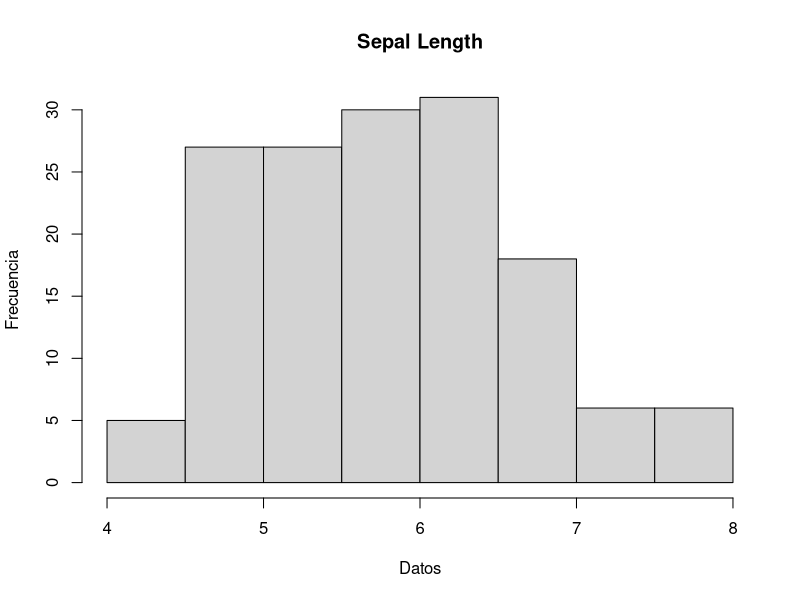

R code for this plot:
## ---- chunk 1
head(iris)
## ---- chunk 2
tail(iris)
## ---- chunk 3
dim(iris)
## ---- chunk 4
length(iris)
## ---- chunk 5
summary(iris)
## ---- chunk 6
str(summary)
## ---- chunk 7
q <- iris+2
head(q)
## ---- chunk 8
color <- c("rojo", "azul", "verde", "amarillo", "morado")
color
## ---- chunk 9
length(color)
## ---- chunk 10
color[1]
## ---- chunk 11
color[5]
## ---- chunk 12
color[1:4]
## ---- chunk 13
color[c(1,3)]
## ---- chunk 14
color[-1]
## ---- chunk 15
color[c(-1, -3)]
## ---- chunk 16
head(iris)
## ---- chunk 17
dim(iris)
## ---- chunk 18
iris[1,3]
## ---- chunk 19
iris[1,]
## ---- chunk 20
head(iris[,3])
## ---- chunk 21
head(iris[c(1,3)])
## ---- chunk 22
head(iris[,c(1,3)])
## ---- chunk 23
iris[c(1,3),]
## ---- chunk 24
iris[1:2,3]
## ---- chunk 25
names(iris)
## ---- chunk 26
head(iris["Sepal.Length"])
## ---- chunk 27
head(iris[c("Sepal.Length", "Species")])
## ---- chunk 28
tail(iris$Petal.Length)
## ---- chunk 29
tail(iris$Petal.Length >= 5.5)
## ---- chunk 30
head(iris[iris$Petal.Length >= 5.5, ])
## ---- chunk 31
head(iris[iris$Petal.Length >= 5.5, c(1,3,5)])
## ---- chunk 32
head(iris[iris$Petal.Length >= 5.5 & iris$Petal.Width >= 1, ])
## ---- chunk 33
head(iris[!(iris$Petal.Length < 5), ])
## ---- chunk 34
str(iris)
## ---- chunk 35
area_cuadrado <- function(lado){
lado*lado
}
## ---- chunk 36
area_cuadrado(lado = 2)
## ---- chunk 37
histograma <- function(Variable, name){
hist(Variable, main = name, xlab = "Datos", ylab = "Frecuencia")
summary(Variable)
}
## ---- chunk 38
histograma(Variable = iris$Sepal.Length, name = "Sepal Length")
## ---- chunk 39
if(5>3){
  "Verdadero"
}else{
  "Falso"
}
## ---- chunk 40
promedio <- function(calificaciones){
  media <- mean(calificaciones)
  
  if(media >= 8){
    "Conserva la beca"
  } else {
    "Pierde la beca"
  }
}
## ---- chunk 41
alumno1 <- promedio(c(7, 8.8, 8.5,8.6))
alumno1
## ---- chunk 42
alumno2 <- promedio(c(9,9,7,6))
alumno2
## ---- chunk 43
d <- 1:6
for(elemento in d){
  elemento + 3
}
## ---- chunk 44
d <- 1:6

## Para este caso, como buscamos ir agregando elementos a un vector dup
## Primero, necesitamos crear un vector vacio (NULL) 
## al cual le agregaremos los elementos que creemos.

dup <- NULL

for(elemento in d){
  dup[elemento] <- elemento + 3
}

print(dup)
